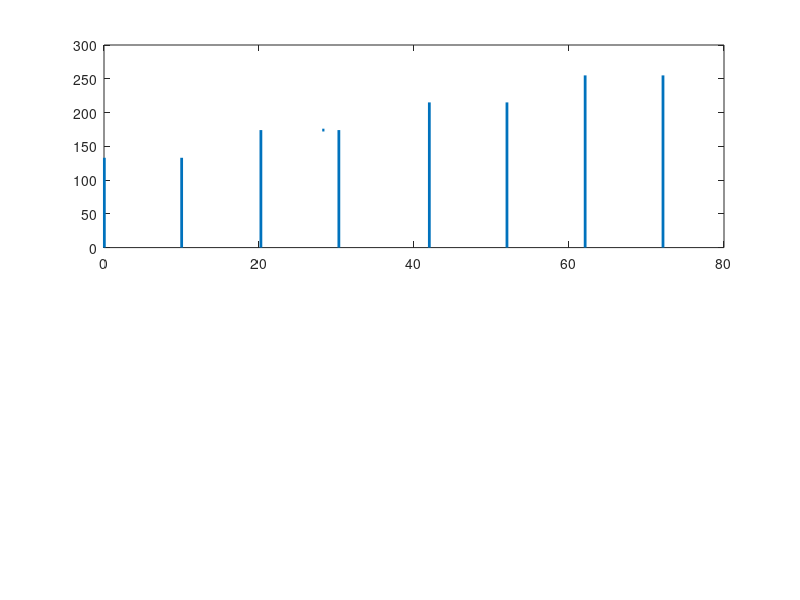

This figure's MATLAB source: (Note: this script raises an error after producing the figure.)
% clc;clear;close all;

% Uncomment these to generate graphs of new .csv files
% plotData function parses and converts the data in the .csv file

% [t,volt,weight] = plotData('Mem_Test_Rest.csv');
% [t2,volt2,weight2] = plotData('Mem_Test_No_Rest.csv');
% save('Test_Memory');

% If not making changes to .csv files, just load memory
load('Test_Memory');

% Display test with rests
figure(1)
width = 2;
subplot(2,1,1);
plot(t,weight,'LineWidth',width);
ax = gca;
ax.YLim = [0,300];
ax.XLim = [0,40];
grid on
title('8/22/2017 FSR Memory Test with Rest');
xlabel('Time (minutes)');
ylabel('Force (grams)');

subplot(2,1,2);
plot(t,volt,'LineWidth',width);
ax = gca;
ax.YLim = [0,10];
ax.XLim = [0,40];
grid on
title('8/22/2017 FSR Memory Test with Rest');
xlabel('Time (minutes)');
ylabel('Resistance (k\Omega)');






% figure(2)
% x1 = t(121490:180125);
% y1 = volt(121490:180125);
% try2fit = 4+2*exp((-(x1-20.14))./1.0);
% plot(x1,y1);
% hold on
% plot(x1,try2fit);
% ax = gca;
% ax.YLim = [3,6];
% ax.XLim = [20,30];
grid on
grid minor

%Derivative
% dt = diff(t);
% dv = diff(volt);
% dvdt = dv./dt;
% 
% subplot(2,1,1);
% plot(t(2:end),dvdt,'LineWidth',width);
% ax = gca;
% ax.YLim = [-800,800];
% ax.XLim = [0,80];
% grid on
% title('8/22/2017 FSR Memory Test with Rest');
% xlabel('Time (minutes)');
% ylabel('Force (grams)');

% Display test with no rests
figure(2)
width = 2;
subplot(2,1,1);
plot(t2,weight2,'LineWidth',width);
ax = gca;
ax.YLim = [0,300];
ax.XLim = [0,80];
grid on
title('8/21/2017 FSR Memory Test No Rest');
xlabel('Time (minutes)');
ylabel('Force (grams)');

subplot(2,1,2);
plot(t2,volt2,'LineWidth',width);
ax = gca;
ax.YLim = [2.3,9.3];
ax.XLim = [0,80];
grid on
title('8/21/2017 FSR Memory Test No Rest');
xlabel('Time (minutes)');
ylabel('Resistance (k\Omega)');

% Display both tests on top of each other
figure(3)
width = 2;
subplot(2,1,1);
plot(t2,weight2,'LineWidth',width);
hold on
plot(t,weight,'LineWidth',width);
ax = gca;
ax.YLim = [0,300];
ax.XLim = [0,80];
grid on
title('FSR Memory Test Combined');
xlabel('Time (minutes)');
ylabel('Force (grams)');

subplot(2,1,2);
plot(t2,volt2,'LineWidth',width);
hold on
plot(t,volt,'LineWidth',width);
hold off
ax = gca;
ax.YLim = [2.3,9.3];
ax.XLim = [0,80];
grid on
title('FSR Memory Test Combined');
xlabel('Time (minutes)');
ylabel('Resistance (k\Omega)');

% Display both tests on top of each other with a logarithmic Y axis
figure(4)
width = 2;
subplot(2,1,1);
plot(t2,weight2,'LineWidth',width);
hold on
plot(t,weight,'LineWidth',width);
ax = gca;
ax.YLim = [0,300];
ax.XLim = [0,80];
grid on
title('FSR Memory Test Combined Log Y axis');
xlabel('Time (minutes)');
ylabel('Force (grams)');

subplot(2,1,2);
semilogy(t2,volt2,'LineWidth',width);
hold on
semilogy(t,volt,'LineWidth',width);
hold off
ax = gca;
ax.YLim = [0,300];
ax.XLim = [0,80];
grid on
title('FSR Memory Test Combined');
xlabel('Time (minutes)');
ylabel('Resistance (k\Omega)');